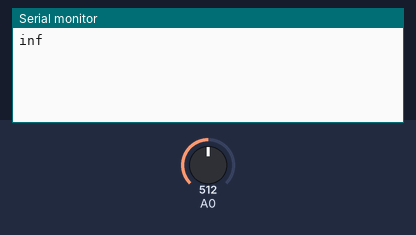
A sketch run on a simulated Arduino Uno, built with avr-gcc and run on an emulated ATmega328P. Shown: the last lines printed to the serial monitor. The test bench sets the inputs (shaded band); at power-on: A0 = 512.

Above: at 2.8 s.
2.9 s: A0 set to 528
At 4.7 s:
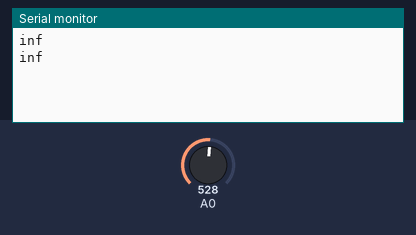
5.7 s: A0 set to 562
At 7.3 s:
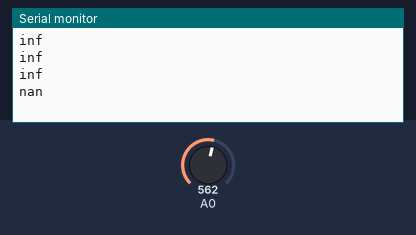

The sketch:

db-calculation.ino
```cpp
int value,cont=0;
float valuedb=0;
float result=0;

void setup()
{
  Serial.begin(115200);
}


void loop()
{
  value = analogRead(0);
  while(cont<10000)
  {
    valuedb = (20 * log10((value*value)/0.775))-30;
    result += valuedb;
    cont++;
    delay(0.1);
  }
  result = result/10000;
  Serial.println(result);
  cont = 0;
  //delay(1000);
}
```

Measured:
- the behaviour switches between 543 and 544 on A0 (found by bisection; images 1 and 2)
- after the input at 5.7 s, the serial monitor: prints a new line after 1.1 s (image 2)
